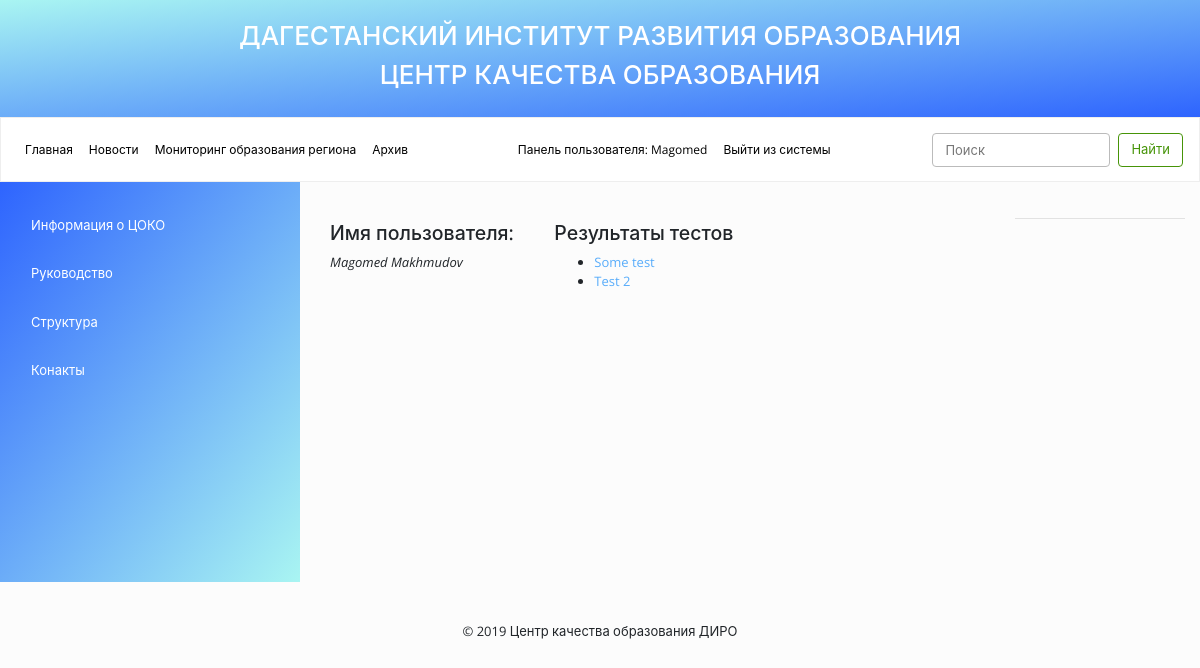
Screenshot of /tests/user_panel/ (signed in) with the database file from the repository.
### main/models.py (models this page shows, shortened)
class Person(models.Model):
    user = models.OneToOneField(User, blank=True, null=True, on_delete=models.CASCADE, verbose_name='Пользователь')
    first_name = models.CharField(max_length=100, blank=True, null=True, verbose_name='Имя')
    last_name = models.CharField(max_length=100, blank=True, null=True, verbose_name='Фамилия')
    email = models.EmailField(max_length=150, blank=True, null=True, verbose_name='Электронная почта')
    def __str__(self):
        return str(self.user.first_name) + " " + str(self.user.last_name)
    class Meta:
        verbose_name = 'Пользователь'
        verbose_name_plural = 'Пользователи'

class Test(models.Model):
    title = models.CharField(max_length=100, blank=True, null=True, verbose_name='Заголовок')
    is_activate = models.BooleanField(default=False, verbose_name='Активный?')
    class Meta:
        verbose_name = 'Тест'
        verbose_name_plural = 'Тесты'

### main/views.py (the view)
@login_required
def user_panel_view(request):
    person = models.Person.objects.get(user=request.user)
    tests = models.Test.objects.all()
    questions = models.Question.objects.filter(test__in=tests)
    person_answers = models.PersonAnswer.objects.filter(person=person)
    done_test = set()
    for item in person_answers:
        if item.question.test in tests:
            done_test.add(item.question.test)
    context = {
        "person": person,
        "person_answer": person_answers,
        "tests": done_test,
    }
    return render(request, 'main/user_panel.html', context)

### templates/main/user_panel.html (shortened to what this page needs)
{% extends 'base_contentapp.html' %}
{% block content %}
    <div class="container">
        <div class="row">
            <div class="col-4">
                <br>
                <h4>Имя пользователя:</h4>
                <p><i>{{person}}</i></p>
            </div>
            <div class="col-6">
                <br>
                <h4>Результаты тестов</h4>
                <ul>
                    {% if tests %}
                        {% for item in tests %}
                            <li>
                                <a href="{% url 'main:test_result' id=item.id %}">{{item.title}}</a>
                            </li>
                        {% endfor %}
                    {% else %}
                        <small>Тут будут отображаться ваши результаты</small>
                    {% endif %}
                </ul>
            </div>
        </div>
    </div>
{% endblock %}

### templates/base_contentapp.html (shortened to what this page needs)
{% load static %}
<!DOCTYPE html>
<html lang="en">
  <head>
    <link href="{% static 'bootstrap/css/simplex.css' %}" rel="stylesheet">
    <link href="{% static 'bootstrap/css/main.css' %}" rel="stylesheet">
  </head>
  <body>
  <div class="grad">
    <div class="container">
      <div class="row">
        <div class="col" style="text-align: center">
          <br>
          <h2 style="color: #fff">ДАГЕСТАНСКИЙ ИНСТИТУТ РАЗВИТИЯ ОБРАЗОВАНИЯ</h2>
          <h2 style="color: #fff">ЦЕНТР КАЧЕСТВА ОБРАЗОВАНИЯ</h2>
          <br>
        </div>
      </div>
    </div>
  </div>
    <nav class="navbar navbar-expand-lg navbar-light bg-light">
      <div class="collapse navbar-collapse" id="navbarSupportedContent">
        <ul class="navbar-nav mr-auto main_link">
          <li class="nav-item">
            <a class="nav-link" href="{% url 'contentapp:home' %}">Главная <span class="sr-only">(current)</span></a>
          </li>
          <li class="nav-item ">
            <a class="nav-link" href="{% url 'contentapp:news' %}">Новости</a>
          </li>
          <li class="nav-item dropdown">
            <a class="nav-link" href="{% url 'main:test' %}">
              Мониторинг образования региона
            </a>
          </li>
          <li class="nav-item">
            <a class="nav-link" href="{% url 'contentapp:files' %}">Архив</a>
          </li>
        </ul>
        <ul class="navbar-nav mr-auto main_link">
          {% if not request.user.is_authenticated %}
            <li class="nav-item">
              <a class="nav-link" href="{% url 'main:sign_in' %}">Войти</a>
            </li>
            <li class="nav-item">
              <a class="nav-link" href="{% url 'main:sign_up' %}">Зарегистрироваться</a>
            </li>
            {% else %}
              <li class="nav-item">
                 <a class="nav-link" href="{% url 'main:user_panel' %}">Панель пользователя: {{request.user.first_name}}</a>
              </li>
              <li class="nav-item">
                 <a class="nav-link" href="{% url 'main:logout' %}">Выйти из системы</a>
              </li>
            {% endif %}
        </ul>
        <form class="form-inline my-2 my-lg-0" action="{% url 'contentapp:search_result' %}" method="get">
          <input class="form-control mr-sm-2" type="search" placeholder="Поиск" aria-label="Search" name="words">
          <button class="btn btn-outline-success my-2 my-sm-0" type="submit">Найти</button>
        </form>
      </div>
    </nav>
    <div class="container-fluid">
      <div class="row">
        <div class="col-3 left_side" style="min-height:400px">
          <br>
          <nav class="nav flex-column">
            <a class="nav-link " href="#">Информация о ЦОКО</a>
            <a class="nav-link" href="#">Руководство</a>
            <a class="nav-link" href="#">Структура</a>
            <a class="nav-link" href="#">Конакты</a>
          </nav>
        </div>
        <div class="col-7">
          <br>
          {% block content %}
          {% endblock %}
        </div>
          <div class="col-2">
            <br>
              <hr>
          </div>
      </div>
    </div>
    <footer class="page-footer font-small blue pt-4">
        <div class="footer-copyright text-center py-3">
          © 2019 Центр качества образования ДИРО
        </div>
      </footer>
  </body>
</html>

### rows the page displays
Person: user.last_name "Magomed Makhmudov"
Test: title "Some test"
Test: title "Test 2"

### other values shown
{{ request.user.first_name }} "Magomed"
